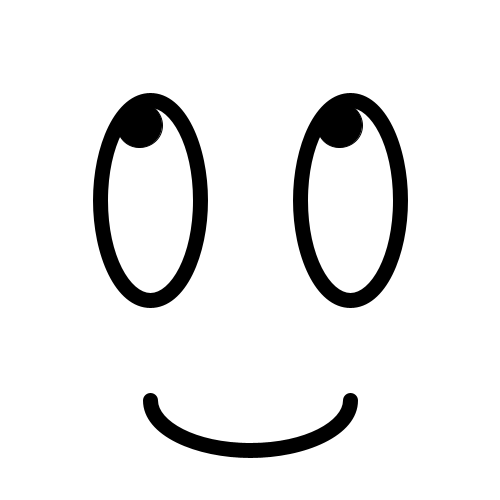
Frame 1 (no input)
Frame 60 (the mouse pressed at the canvas centre just before this capture): identical to frame 1, image omitted
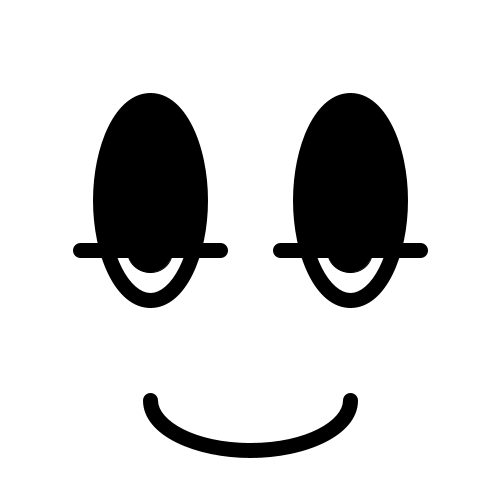
Frame 120 (the mouse held since frame 60 and released just before this capture)

The Processing sketch that drew these frames (run headless with seeded random() and noise(); from frame 60 on, the mouse is pressed at the canvas centre):

// Processing sketch: processing_95995
// ── processing_95995.pde

float x;
float xlimit;
float ylimit;
float angle;
float yangle;
float dista;

//setup size
void setup() {
  size(500, 500);
  smooth();
}

void draw() {
  background(255);
  strokeWeight(15);
  fill(255);
  ellipseMode(CENTER);
  
  //draw two big ellipses
  ellipse(width/2-100, height/2-50, 100, 200);
  ellipse(width/2+100, height/2-50, 100, 200);
  strokeWeight(1);
  fill(0);

  //set boundaries of eye movement
  //y-axis boundaries
  ylimit = mouseY;
  if (mouseY >= height/2+25) {
    ylimit = height/2+25;
  }
  else if (mouseY <= height/2-125) {
    ylimit = height/2-125;
  }
 
  //x-axis boundaries
  if(mouseX-100 > width/2-125 && mouseX-100 < width/2-75) {
    x = mouseX-100;
  }
  
  //ellipse boundaries for the pupils to move around the circumference
  else{
    //boundaries for right circumference
    if (mouseX-100 >= width/2-75) {
      xlimit = width/2-75;
      dista = dist(xlimit, ylimit, width/2-100, height/2-50);
      angle = acos(dista/100);
      yangle = acos(dista/200);
      
      //formulae: x = cx + r*cos(a) where
      //cx is centre x coordinates of ellipse, r is radius, and a is angle in radians
      x = (width/2-100) - (50* cos(angle));
      x += 50;
    }
    //boundaries for left circumference
    else if (mouseX-100 <= width/2-125) {
      xlimit = width/2-125;
      dista = dist(xlimit, ylimit, width/2-100, height/2-50);
      angle = acos(dista/100);
      yangle = acos(dista/200);
 
      x = (width/2-100) + (50 * cos(angle));
      x -= 50;
    }
  } 

  //draw the pupils
  ellipse(x, ylimit, 45, 45);
  ellipse(x+200, ylimit, 45, 45);
 
  squint();

  noFill();
  strokeWeight(15);
  arc(width/2, height/2+150, 200, 100, 0, PI);
}


//move eyelids up and down when mouse is pressed
void squint() {
  float rads;
  float liney;
  
  //when mouse is pressed, draw the eyelids
  if (mousePressed) {
    rads = radians(mouseY-(height/2-100)-70);
    
    //arc mode should be CHORD, but unsupported in processing.js :(
    arc(width/2-100, height/2-50, 100, 200, PI-rads, TWO_PI+rads, OPEN);
    arc(width/2+100, height/2-50, 100, 200, PI-rads, TWO_PI+rads, OPEN);
      
    strokeWeight(15);
    liney = height/2-50 + 100*sin(PI-rads);
    
    //boundaries for the eyelids
    if (mouseY >= height/2+55) {
      liney = ylimit+25;
    }
    else if(mouseY <= height/2-180) {
      liney = ylimit-80;
    }
    else if (mouseY <= height/2-130) {
      liney = ylimit-((height/2-100)-mouseY);
    }
      
    line(width/2-170, liney, width/2-30, liney);
    line(width/2+30, liney, width/2+170, liney);
  }
}
